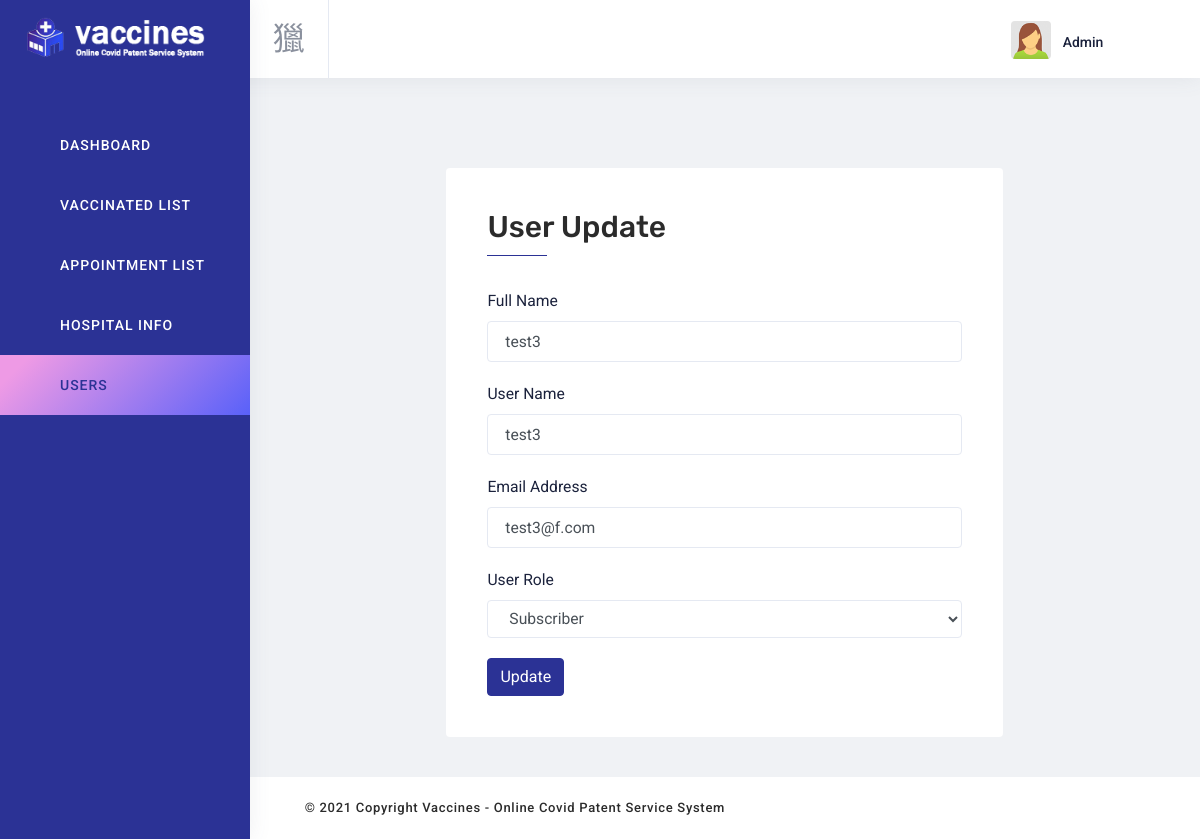
The page /admin/user-update.php?id=27 (signed in) on the database its author committed.
### tables this page shows
CREATE TABLE `user` (
  `user_id` int(50) NOT NULL,
  `name` varchar(100) NOT NULL,
  `username` varchar(100) NOT NULL,
  `password` varchar(100) NOT NULL,
  `email` varchar(100) NOT NULL,
  `role` int(50) NOT NULL
);

### admin/user-update.php (the view, shortened to what this page needs)
<?php
include 'inc/header.php';
?>
      <div class="content-wrapper">
        <div class="content">
          <div class="row">
            <div class="col-lg-8 offset-lg-2  col-md-12 m-t-50 basic_form">
              <div class="card">
                <div class="card-body">
                  <div class="card-header">
                    <h3 class="d-inline">User Update  </h3>
                  </div>
<?php
    $user_idd = $_GET['id'];
    $connection = mysqli_connect('localhost','root','','covid') or die("Not Connected". mysqli_error());
    $query = "SELECT * FROM user WHERE user_id = {$user_idd}";
    $result = mysqli_query($connection,$query) or die("FAILED");
    $count = mysqli_num_rows($result);
    if($count > 0){
        while($row = mysqli_fetch_assoc($result)){
?>
                <form  action="<?php $_SERVER['PHP_SELF']?>" method ="POST">
                      <div class="form-group">
                          <label>Full Name</label>
                          <input type="text" name="f_name" class="form-control" value="<?php echo $row['name'] ?>" placeholder="" required>
                      </div>
                      <div class="form-group">
                          <label>User Name</label>
                          <input type="text" name="username" class="form-control" value="<?php echo $row['username'] ?>" placeholder="" required>
                      </div>
                      <div class="form-group">
                          <label>Email Address</label>
                          <input type="text" name="email" class="form-control" value="<?php echo $row['email'] ?>" placeholder="" required>
                      </div>
                      <div class="form-group">
                          <label>User Role</label>
                          <select class="form-control" name="role" value="<?php echo $row['role']; ?>">
                            <?php
                                if($row['role'] == 1){
                                    echo "<option value='0'> Subscriber </option>";
                                    echo "<option value='1' selected > Admin </option>";
                                }else{
                                    echo "<option value='0' selected > Subscriber </option>";
                                }
                            ?>
                          </select>
                      </div>
                      <input type="submit" name="submit" class="btn btn-primary" value="Update" required />
                  </form>
    <?php
            }
        }
    ?>
                </div>
              </div>
            </div>
          </div>
        </div>
      </div>
<?php include 'inc/footer.php';
?>

### admin/assets/css/style.css (style rules this page uses)
.card-header { display: flex; justify-content: space-between; flex-wrap: wrap; }
.card-header h3 { font-size: 25px; }
.basic_form h3 { font-size: 30px; position: relative; }
.basic_form h3::after { position: absolute; content: ""; background-color: #2b3295; width: 60px; height: 1px; bottom: 0; left: 0%; margin-bottom: -11px; }

### rows shown on the page
user: f_name "test3", username "test3", email "test3@f.com", role "Subscriber"

### other values the page prints
$_SESSION['username'] "Admin"
